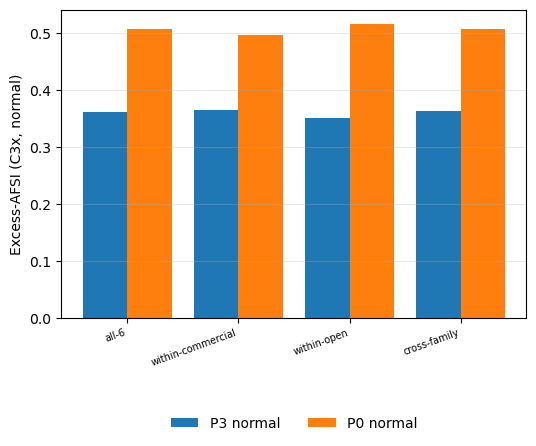

The script that saved this image:
#!/usr/bin/env python3
"""SYNCRISKfamily - family-block decomposition, B-stabilized. Blocks statistically equal
(contrasts cover zero); cross-family of the same order as within-family."""
import json, csv
from pathlib import Path
import matplotlib; matplotlib.use("Agg"); import matplotlib.pyplot as plt
plt.rcParams.update({"savefig.transparent": True, "figure.facecolor": "none", "axes.facecolor": "none", "legend.frameon": False})
H = Path(__file__).resolve().parent; PUB = H  # input data bundled alongside this Quantlet
A = json.load(open(PUB / "upg_Bstab_results.json"))["arms"]; T = json.load(open(PUB / "phase3x9_Bstab_results.json"))["arms"]
rows = [("all-6", "all"), ("within-commercial", "within_comm"), ("within-open", "within_open"), ("cross-family", "cross_family")]
with open(H / "SYNCRISKfamily.csv", "w", newline="") as f:
    w = csv.writer(f, lineterminator="\n"); w.writerow(["block", "P0_normal", "P0_stress", "P3_normal", "P3_stress"])
    for b, g in rows: w.writerow([b, A["P0"]["C3x"][g]["normal"], A["P0"]["C3x"][g]["stress"], A["P3"]["C3x"][g]["normal"], A["P3"]["C3x"][g]["stress"]])
PS = [("all-9", "all9"), ("within-efficiency", "within_efficiency"), ("within-frontier", "within_frontier"), ("within-open", "within_open"), ("frontier-2 (claude+gpt)", "frontier2"), ("lineage (same-provider cross-tier)", "lineage_same_provider_cross_tier")]
with open(H / "SYNCRISKfamily_tier.csv", "w", newline="") as f:
    w = csv.writer(f, lineterminator="\n"); w.writerow(["pair_set", "P0_normal", "P0_stress", "P3_normal", "P3_stress"])
    for lab, k in PS: w.writerow([lab, T["P0"]["C3x"][k]["normal"], T["P0"]["C3x"][k]["stress"], T["P3"]["C3x"][k]["normal"], T["P3"]["C3x"][k]["stress"]])
fig, ax = plt.subplots(figsize=(6, 4)); xs = range(len(rows))
ax.bar([x - 0.2 for x in xs], [A["P3"]["C3x"][g]["normal"] for _, g in rows], 0.4, label="P3 normal")
ax.bar([x + 0.2 for x in xs], [A["P0"]["C3x"][g]["normal"] for _, g in rows], 0.4, label="P0 normal")
ax.set_xticks(list(xs)); ax.set_xticklabels([b for b, _ in rows], rotation=20, ha="right", fontsize=7); ax.set_ylabel("Excess-AFSI (C3x, normal)"); ax.legend(loc="upper center", bbox_to_anchor=(0.5, -0.28), ncol=2); ax.grid(alpha=.3, axis="y"); fig.savefig(H / "SYNCRISKfamily.png", bbox_inches="tight")
print("family written")
